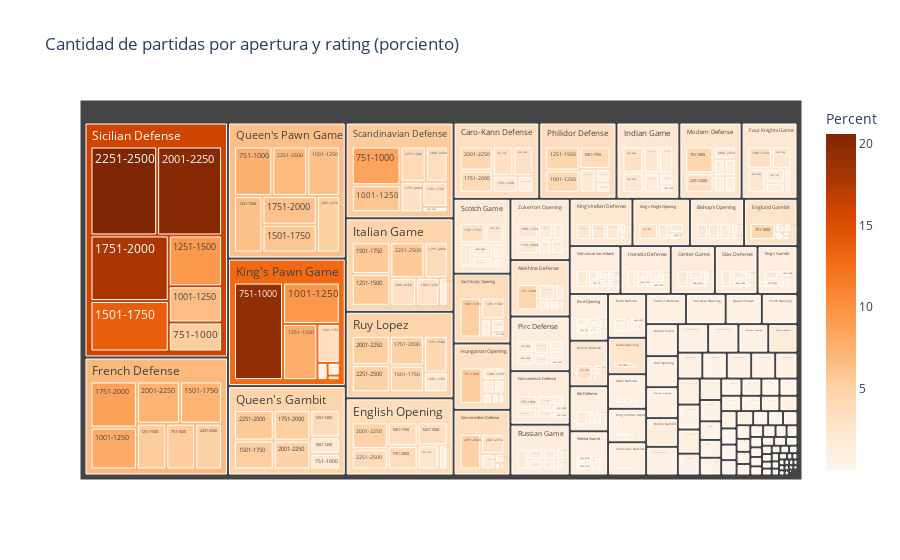

The cell this chart's notebook holds for it:
### Markdown cell above
Nota: Se intentó hacer un apartado de "otras aperturas" para mejorar la legibilidad del treemap, pero el resultado no fue el esperado. Se consideró entonces dejar mejor tal cual, pues se considera suficientemente legible así.

### Code cell
fig = px.treemap(treemap_percent, path=['opening_shortname', 'rating_interval'], values='Percent', color='Percent',
                 color_continuous_scale='oranges', title='Cantidad de partidas por apertura y rating (porciento)')
fig.show()

### Figure 1 — Plotly figure (JSON) as saved in the notebook; plotly's stock layout.template omitted (floating-point values rounded to 4 significant figures; data arrays with more than 128 entries replaced by an {"elided": "..."} marker saying what was removed)
{"data": [{"branchvalues": "total", "customdata": {"elided": "1024x1 float values"}, "domain": {"x": [0, 1], "y": [0, 1]}, "hovertemplate": "labels=%{label}<br>Percent_sum=%{value}<br>parent=%{parent}<br>id=%{id}<br>Percent=%{color}<extra></extra>", "ids": {"elided": "1024 str values"}, "labels": {"elided": "1024 str values"}, "marker": {"coloraxis": "coloraxis", "colors": {"elided": "1024 float values"}}, "name": "", "parents": {"elided": "1024 str values"}, "type": "treemap", "values": {"elided": "1024 float values"}}], "layout": {"coloraxis": {"colorbar": {"title": {"text": "Percent"}}, "colorscale": [[0, "rgb(255,245,235)"], [0.125, "rgb(254,230,206)"], [0.25, "rgb(253,208,162)"], [0.375, "rgb(253,174,107)"], [0.5, "rgb(253,141,60)"], [0.625, "rgb(241,105,19)"], [0.75, "rgb(217,72,1)"], [0.875, "rgb(166,54,3)"], [1, "rgb(127,39,4)"]]}, "legend": {"tracegroupgap": 0}, "title": {"text": "Cantidad de partidas por apertura y rating (porciento)"}}}
